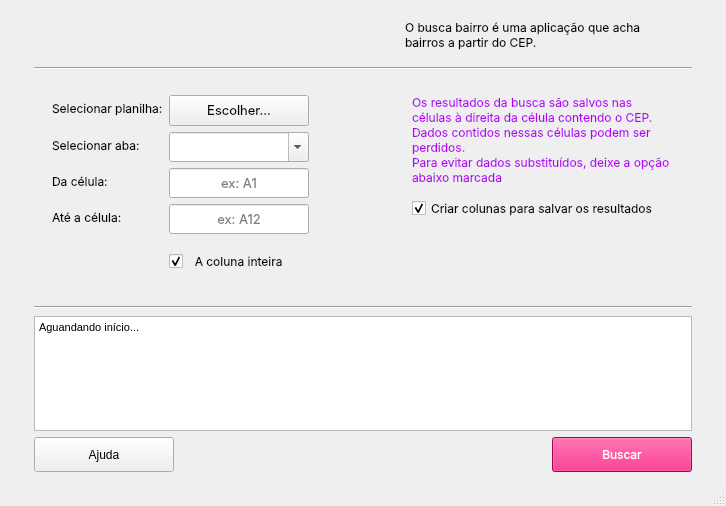
<?xml version="1.0" encoding="UTF-8"?>
<ui version="4.0">
 <class>MainWindow</class>
 <widget class="QMainWindow" name="MainWindow">
  <property name="geometry">
   <rect>
    <x>0</x>
    <y>0</y>
    <width>726</width>
    <height>506</height>
   </rect>
  </property>
  <property name="windowTitle">
   <string>MainWindow</string>
  </property>
  <widget class="QWidget" name="centralwidget">
   <property name="enabled">
    <bool>true</bool>
   </property>
   <layout class="QHBoxLayout" name="horizontalLayout">
    <item>
     <layout class="QVBoxLayout" name="rootVerticalLayout">
      <property name="leftMargin">
       <number>25</number>
      </property>
      <property name="rightMargin">
       <number>25</number>
      </property>
      <item>
       <widget class="QFrame" name="headerVerticalFrame">
        <property name="sizePolicy">
         <sizepolicy hsizetype="Preferred" vsizetype="Preferred">
          <horstretch>0</horstretch>
          <verstretch>0</verstretch>
         </sizepolicy>
        </property>
        <property name="minimumSize">
         <size>
          <width>0</width>
          <height>40</height>
         </size>
        </property>
        <property name="maximumSize">
         <size>
          <width>16777215</width>
          <height>50</height>
         </size>
        </property>
        <property name="frameShape">
         <enum>QFrame::NoFrame</enum>
        </property>
        <layout class="QHBoxLayout" name="horizontalLayout_2">
         <property name="topMargin">
          <number>0</number>
         </property>
         <property name="bottomMargin">
          <number>0</number>
         </property>
         <item>
          <widget class="QLabel" name="JDImg">
           <property name="maximumSize">
            <size>
             <width>130</width>
             <height>35</height>
            </size>
           </property>
           <property name="text">
            <string/>
           </property>
           <property name="pixmap">
            <pixmap>assets/logo-jdRosa.png</pixmap>
           </property>
           <property name="scaledContents">
            <bool>true</bool>
           </property>
          </widget>
         </item>
         <item>
          <widget class="QLabel" name="buscaBairroImg">
           <property name="enabled">
            <bool>true</bool>
           </property>
           <property name="minimumSize">
            <size>
             <width>0</width>
             <height>55</height>
            </size>
           </property>
           <property name="maximumSize">
            <size>
             <width>113</width>
             <height>16777215</height>
            </size>
           </property>
           <property name="text">
            <string/>
           </property>
           <property name="pixmap">
            <pixmap>assets/BuscaBairroTrans.png</pixmap>
           </property>
           <property name="scaledContents">
            <bool>true</bool>
           </property>
           <property name="margin">
            <number>0</number>
           </property>
          </widget>
         </item>
         <item>
          <spacer name="headerHSpacer">
           <property name="orientation">
            <enum>Qt::Horizontal</enum>
           </property>
           <property name="sizeType">
            <enum>QSizePolicy::Expanding</enum>
           </property>
           <property name="sizeHint" stdset="0">
            <size>
             <width>258</width>
             <height>1</height>
            </size>
           </property>
          </spacer>
         </item>
         <item>
          <widget class="QLabel" name="headerText">
           <property name="enabled">
            <bool>true</bool>
           </property>
           <property name="minimumSize">
            <size>
             <width>278</width>
             <height>0</height>
            </size>
           </property>
           <property name="maximumSize">
            <size>
             <width>16777215</width>
             <height>90</height>
            </size>
           </property>
           <property name="font">
            <font>
             <family>Inter</family>
             <pointsize>9</pointsize>
            </font>
           </property>
           <property name="text">
            <string>O busca bairro é uma aplicação que acha bairros a partir do CEP.</string>
           </property>
           <property name="textFormat">
            <enum>Qt::AutoText</enum>
           </property>
           <property name="scaledContents">
            <bool>false</bool>
           </property>
           <property name="alignment">
            <set>Qt::AlignLeading|Qt::AlignLeft|Qt::AlignVCenter</set>
           </property>
           <property name="wordWrap">
            <bool>true</bool>
           </property>
           <property name="margin">
            <number>0</number>
           </property>
          </widget>
         </item>
        </layout>
       </widget>
      </item>
      <item>
       <widget class="Line" name="line">
        <property name="orientation">
         <enum>Qt::Horizontal</enum>
        </property>
       </widget>
      </item>
      <item>
       <widget class="QFrame" name="bodyHorizontalFrame">
        <property name="maximumSize">
         <size>
          <width>16777215</width>
          <height>222</height>
         </size>
        </property>
        <layout class="QHBoxLayout" name="bodyHorizontalLayout">
         <item>
          <widget class="QFrame" name="col1FormFrame">
           <property name="minimumSize">
            <size>
             <width>290</width>
             <height>0</height>
            </size>
           </property>
           <property name="layoutDirection">
            <enum>Qt::LeftToRight</enum>
           </property>
           <layout class="QFormLayout" name="formLayout">
            <item row="1" column="0">
             <widget class="QLabel" name="selectSheetLabel">
              <property name="sizePolicy">
               <sizepolicy hsizetype="Preferred" vsizetype="Preferred">
                <horstretch>0</horstretch>
                <verstretch>0</verstretch>
               </sizepolicy>
              </property>
              <property name="minimumSize">
               <size>
                <width>100</width>
                <height>0</height>
               </size>
              </property>
              <property name="sizeIncrement">
               <size>
                <width>0</width>
                <height>0</height>
               </size>
              </property>
              <property name="font">
               <font>
                <family>Inter</family>
                <pointsize>9</pointsize>
               </font>
              </property>
              <property name="text">
               <string>Selecionar planilha:</string>
              </property>
              <property name="margin">
               <number>2</number>
              </property>
             </widget>
            </item>
            <item row="2" column="0">
             <widget class="QLabel" name="selectTabLabel">
              <property name="font">
               <font>
                <family>Inter</family>
                <pointsize>9</pointsize>
               </font>
              </property>
              <property name="text">
               <string>Selecionar aba:</string>
              </property>
              <property name="margin">
               <number>2</number>
              </property>
             </widget>
            </item>
            <item row="2" column="1">
             <widget class="QComboBox" name="tabComboBox">
              <property name="minimumSize">
               <size>
                <width>0</width>
                <height>30</height>
               </size>
              </property>
              <property name="maximumSize">
               <size>
                <width>140</width>
                <height>16777215</height>
               </size>
              </property>
              <property name="font">
               <font>
                <family>Inter</family>
                <pointsize>10</pointsize>
               </font>
              </property>
              <property name="styleSheet">
               <string notr="true"/>
              </property>
              <property name="editable">
               <bool>true</bool>
              </property>
             </widget>
            </item>
            <item row="3" column="0">
             <widget class="QLabel" name="startCellLabel">
              <property name="font">
               <font>
                <family>Inter</family>
                <pointsize>9</pointsize>
               </font>
              </property>
              <property name="text">
               <string>Da célula:</string>
              </property>
              <property name="margin">
               <number>2</number>
              </property>
             </widget>
            </item>
            <item row="3" column="1">
             <widget class="QLineEdit" name="startCellEntry">
              <property name="minimumSize">
               <size>
                <width>0</width>
                <height>30</height>
               </size>
              </property>
              <property name="maximumSize">
               <size>
                <width>140</width>
                <height>16777215</height>
               </size>
              </property>
              <property name="font">
               <font>
                <family>Inter</family>
                <pointsize>10</pointsize>
               </font>
              </property>
              <property name="text">
               <string/>
              </property>
              <property name="maxLength">
               <number>10</number>
              </property>
              <property name="alignment">
               <set>Qt::AlignCenter</set>
              </property>
              <property name="placeholderText">
               <string>ex: A1</string>
              </property>
             </widget>
            </item>
            <item row="4" column="0">
             <widget class="QLabel" name="endCellLabel">
              <property name="font">
               <font>
                <family>Inter</family>
                <pointsize>9</pointsize>
               </font>
              </property>
              <property name="text">
               <string>Até a célula:</string>
              </property>
              <property name="margin">
               <number>2</number>
              </property>
             </widget>
            </item>
            <item row="4" column="1">
             <widget class="QLineEdit" name="endCellEntry">
              <property name="minimumSize">
               <size>
                <width>0</width>
                <height>30</height>
               </size>
              </property>
              <property name="maximumSize">
               <size>
                <width>140</width>
                <height>16777215</height>
               </size>
              </property>
              <property name="font">
               <font>
                <family>Inter</family>
                <pointsize>10</pointsize>
               </font>
              </property>
              <property name="alignment">
               <set>Qt::AlignCenter</set>
              </property>
              <property name="placeholderText">
               <string>ex: A12</string>
              </property>
             </widget>
            </item>
            <item row="5" column="1">
             <widget class="QCheckBox" name="wholeColumnCheck">
              <property name="minimumSize">
               <size>
                <width>0</width>
                <height>43</height>
               </size>
              </property>
              <property name="font">
               <font>
                <family>Inter</family>
                <pointsize>9</pointsize>
               </font>
              </property>
              <property name="text">
               <string>  A coluna inteira</string>
              </property>
              <property name="checked">
               <bool>true</bool>
              </property>
             </widget>
            </item>
            <item row="1" column="1">
             <widget class="QPushButton" name="selectSheetBtn">
              <property name="sizePolicy">
               <sizepolicy hsizetype="Preferred" vsizetype="Fixed">
                <horstretch>0</horstretch>
                <verstretch>0</verstretch>
               </sizepolicy>
              </property>
              <property name="minimumSize">
               <size>
                <width>136</width>
                <height>31</height>
               </size>
              </property>
              <property name="maximumSize">
               <size>
                <width>140</width>
                <height>16777215</height>
               </size>
              </property>
              <property name="font">
               <font>
                <family>Inter</family>
                <pointsize>10</pointsize>
               </font>
              </property>
              <property name="text">
               <string>Escolher...</string>
              </property>
             </widget>
            </item>
           </layout>
          </widget>
         </item>
         <item>
          <spacer name="horizontalSpacer">
           <property name="orientation">
            <enum>Qt::Horizontal</enum>
           </property>
           <property name="sizeType">
            <enum>QSizePolicy::Minimum</enum>
           </property>
           <property name="sizeHint" stdset="0">
            <size>
             <width>58</width>
             <height>20</height>
            </size>
           </property>
          </spacer>
         </item>
         <item>
          <widget class="QFrame" name="col2FormFrame">
           <property name="minimumSize">
            <size>
             <width>280</width>
             <height>0</height>
            </size>
           </property>
           <property name="maximumSize">
            <size>
             <width>400</width>
             <height>16777215</height>
            </size>
           </property>
           <layout class="QVBoxLayout" name="verticalLayout_2">
            <item>
             <widget class="QLabel" name="warningLabel">
              <property name="maximumSize">
               <size>
                <width>270</width>
                <height>16777215</height>
               </size>
              </property>
              <property name="font">
               <font>
                <family>Inter</family>
                <pointsize>9</pointsize>
               </font>
              </property>
              <property name="text">
               <string>&lt;html&gt;&lt;head/&gt;&lt;body&gt;&lt;p&gt;&lt;span style=&quot; color:#b600f3;&quot;&gt;Os resultados da busca são salvos nas células à direita da célula contendo o CEP. Dados contidos nessas células podem ser perdidos.&lt;br/&gt;Para evitar dados substituídos, deixe a opção abaixo marcada&lt;/span&gt;&lt;/p&gt;&lt;/body&gt;&lt;/html&gt;</string>
              </property>
              <property name="wordWrap">
               <bool>true</bool>
              </property>
             </widget>
            </item>
            <item>
             <widget class="QCheckBox" name="createColCheck">
              <property name="minimumSize">
               <size>
                <width>0</width>
                <height>35</height>
               </size>
              </property>
              <property name="maximumSize">
               <size>
                <width>270</width>
                <height>16777215</height>
               </size>
              </property>
              <property name="font">
               <font>
                <family>Inter</family>
                <pointsize>9</pointsize>
               </font>
              </property>
              <property name="acceptDrops">
               <bool>false</bool>
              </property>
              <property name="text">
               <string>Criar colunas para salvar os resultados</string>
              </property>
              <property name="checked">
               <bool>true</bool>
              </property>
              <property name="tristate">
               <bool>false</bool>
              </property>
             </widget>
            </item>
            <item>
             <spacer name="verticalSpacer">
              <property name="orientation">
               <enum>Qt::Vertical</enum>
              </property>
              <property name="sizeType">
               <enum>QSizePolicy::Maximum</enum>
              </property>
              <property name="sizeHint" stdset="0">
               <size>
                <width>20</width>
                <height>60</height>
               </size>
              </property>
             </spacer>
            </item>
           </layout>
          </widget>
         </item>
        </layout>
       </widget>
      </item>
      <item>
       <widget class="Line" name="line_2">
        <property name="orientation">
         <enum>Qt::Horizontal</enum>
        </property>
       </widget>
      </item>
      <item>
       <layout class="QVBoxLayout" name="footerVerticalLayout">
        <item>
         <widget class="QTextEdit" name="consoleTextEdit">
          <property name="maximumSize">
           <size>
            <width>16777215</width>
            <height>115</height>
           </size>
          </property>
          <property name="readOnly">
           <bool>true</bool>
          </property>
          <property name="html">
           <string>&lt;!DOCTYPE HTML PUBLIC &quot;-//W3C//DTD HTML 4.0//EN&quot; &quot;http://www.w3.org/TR/REC-html40/strict.dtd&quot;&gt;
&lt;html&gt;&lt;head&gt;&lt;meta name=&quot;qrichtext&quot; content=&quot;1&quot; /&gt;&lt;style type=&quot;text/css&quot;&gt;
p, li { white-space: pre-wrap; }
&lt;/style&gt;&lt;/head&gt;&lt;body style=&quot; font-family:'MS Shell Dlg 2'; font-size:8.25pt; font-weight:400; font-style:normal;&quot;&gt;
&lt;p style=&quot; margin-top:0px; margin-bottom:0px; margin-left:0px; margin-right:0px; -qt-block-indent:0; text-indent:0px;&quot;&gt;Aguandando início...&lt;/p&gt;&lt;/body&gt;&lt;/html&gt;</string>
          </property>
         </widget>
        </item>
        <item>
         <layout class="QHBoxLayout" name="footerHorizontalLayout">
          <item>
           <widget class="QPushButton" name="helpBtn">
            <property name="minimumSize">
             <size>
              <width>140</width>
              <height>35</height>
             </size>
            </property>
            <property name="text">
             <string>Ajuda</string>
            </property>
           </widget>
          </item>
          <item>
           <spacer name="horizontalSpacer_2">
            <property name="orientation">
             <enum>Qt::Horizontal</enum>
            </property>
            <property name="sizeHint" stdset="0">
             <size>
              <width>40</width>
              <height>20</height>
             </size>
            </property>
           </spacer>
          </item>
          <item>
           <widget class="QPushButton" name="searchBtn">
            <property name="minimumSize">
             <size>
              <width>140</width>
              <height>35</height>
             </size>
            </property>
            <property name="font">
             <font>
              <family>Inter</family>
              <pointsize>9</pointsize>
             </font>
            </property>
            <property name="cursor">
             <cursorShape>PointingHandCursor</cursorShape>
            </property>
            <property name="styleSheet">
             <string notr="true">background-color: rgb(227, 5, 102);
color: rgb(255, 255, 255);</string>
            </property>
            <property name="text">
             <string>Buscar</string>
            </property>
           </widget>
          </item>
         </layout>
        </item>
       </layout>
      </item>
     </layout>
    </item>
   </layout>
  </widget>
  <widget class="QMenuBar" name="menubar">
   <property name="geometry">
    <rect>
     <x>0</x>
     <y>0</y>
     <width>726</width>
     <height>21</height>
    </rect>
   </property>
  </widget>
  <widget class="QStatusBar" name="statusbar"/>
 </widget>
 <resources>
  <include location="C:/Users/User/Desktop/test.qrc"/>
 </resources>
 <connections/>
</ui>
